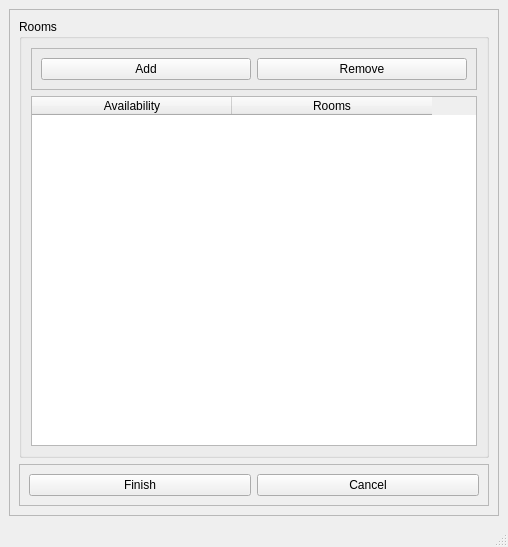
<?xml version="1.0" encoding="UTF-8"?>
<ui version="4.0">
 <class>EditRoomWindow</class>
 <widget class="QMainWindow" name="EditRoomWindow">
  <property name="geometry">
   <rect>
    <x>0</x>
    <y>0</y>
    <width>508</width>
    <height>547</height>
   </rect>
  </property>
  <property name="windowTitle">
   <string>MainWindow</string>
  </property>
  <widget class="QWidget" name="centralwidget">
   <layout class="QGridLayout" name="gridLayout">
    <item row="0" column="0">
     <widget class="QFrame" name="frame">
      <property name="frameShape">
       <enum>QFrame::StyledPanel</enum>
      </property>
      <property name="frameShadow">
       <enum>QFrame::Raised</enum>
      </property>
      <layout class="QGridLayout" name="gridLayout_6">
       <item row="0" column="0">
        <widget class="QGroupBox" name="groupBox">
         <property name="title">
          <string>Rooms</string>
         </property>
         <layout class="QGridLayout" name="gridLayout_5">
          <item row="1" column="0">
           <widget class="QTableWidget" name="RmWin_RoomTable">
            <attribute name="horizontalHeaderDefaultSectionSize">
             <number>200</number>
            </attribute>
            <column>
             <property name="text">
              <string>Availability</string>
             </property>
            </column>
            <column>
             <property name="text">
              <string>Rooms</string>
             </property>
            </column>
           </widget>
          </item>
          <item row="0" column="0">
           <widget class="QFrame" name="frame_4">
            <property name="frameShape">
             <enum>QFrame::StyledPanel</enum>
            </property>
            <property name="frameShadow">
             <enum>QFrame::Raised</enum>
            </property>
            <layout class="QGridLayout" name="gridLayout_4">
             <item row="0" column="0">
              <widget class="QPushButton" name="RmWin_AddButton">
               <property name="text">
                <string>Add</string>
               </property>
              </widget>
             </item>
             <item row="0" column="1">
              <widget class="QPushButton" name="RmWin_RemoveButton">
               <property name="text">
                <string>Remove</string>
               </property>
              </widget>
             </item>
            </layout>
           </widget>
          </item>
         </layout>
        </widget>
       </item>
       <item row="1" column="0">
        <widget class="QFrame" name="frame_3">
         <property name="frameShape">
          <enum>QFrame::StyledPanel</enum>
         </property>
         <property name="frameShadow">
          <enum>QFrame::Raised</enum>
         </property>
         <layout class="QGridLayout" name="gridLayout_3">
          <item row="0" column="0">
           <widget class="QPushButton" name="RmWin_FinishButton">
            <property name="text">
             <string>Finish</string>
            </property>
           </widget>
          </item>
          <item row="0" column="1">
           <widget class="QPushButton" name="RmWin_CancelButton">
            <property name="text">
             <string>Cancel</string>
            </property>
           </widget>
          </item>
         </layout>
        </widget>
       </item>
      </layout>
     </widget>
    </item>
   </layout>
  </widget>
  <widget class="QMenuBar" name="menubar">
   <property name="geometry">
    <rect>
     <x>0</x>
     <y>0</y>
     <width>508</width>
     <height>21</height>
    </rect>
   </property>
  </widget>
  <widget class="QStatusBar" name="statusbar"/>
 </widget>
 <resources/>
 <connections/>
</ui>
